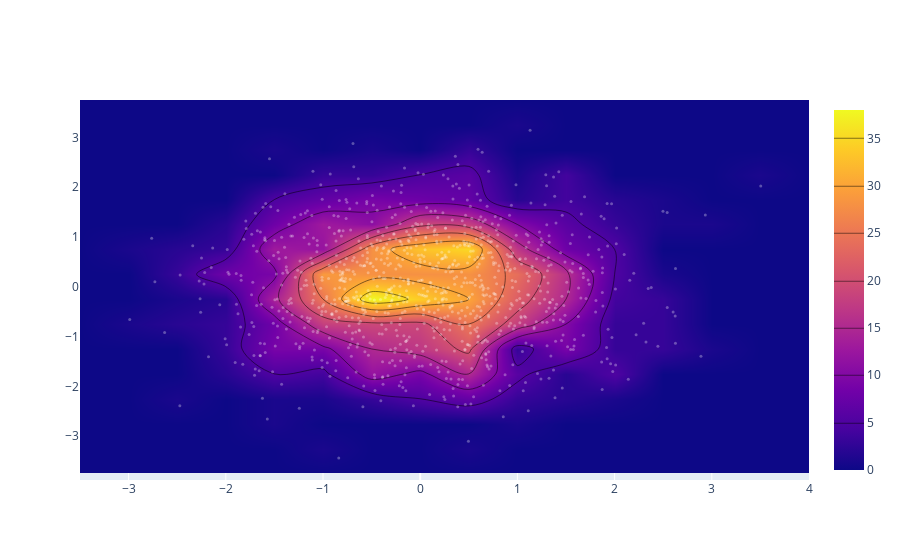

The notebook cell this image was saved under:
### Code cell
# a bit more fun
import numpy as np

x = np.random.randn(1000)
y = np.random.randn(1000)
iplot([go.Histogram2dContour(x=x, y=y, contours=dict(coloring='heatmap')),
       go.Scatter(x=x, y=y, mode='markers', marker=dict(color='white', size=3, opacity=0.3))], show_link=False)

### Figure 1 — Plotly figure (JSON) as saved in the notebook; plotly's stock layout.template omitted (floating-point values rounded to 4 significant figures; data arrays with more than 128 entries replaced by an {"elided": "..."} marker saying what was removed)
{"data": [{"contours": {"coloring": "heatmap"}, "type": "histogram2dcontour", "x": {"elided": "1000 float values"}, "y": {"elided": "1000 float values"}}, {"marker": {"color": "white", "opacity": 0.3, "size": 3}, "mode": "markers", "type": "scatter", "x": {"elided": "1000 float values"}, "y": {"elided": "1000 float values"}}], "layout": {}}
